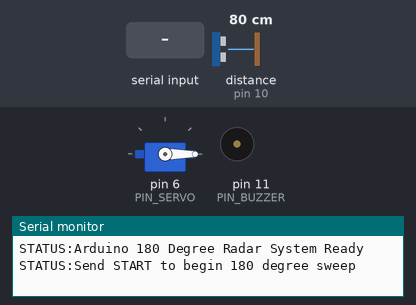
This sketch was run on a simulated Arduino Uno, built with avr-gcc and run on an emulated ATmega328P. Parts: servo, buzzer (waves = sounding), the last lines printed to the serial monitor. The test bench sets the inputs (shaded band); at power-on: distance to the obstacle (sensor on pin 10) 80 cm. The echo pulse lasts 58.3 µs per cm.

Above: at 1.7 s.
1.8 s: "START\n" received over Serial
At 2.27 s:
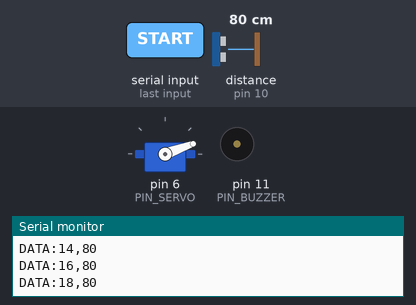
4.8 s: distance to the obstacle (sensor on pin 10) set to 33 cm
7.8 s: distance to the obstacle (sensor on pin 10) set to 29 cm
At 7.95 s:
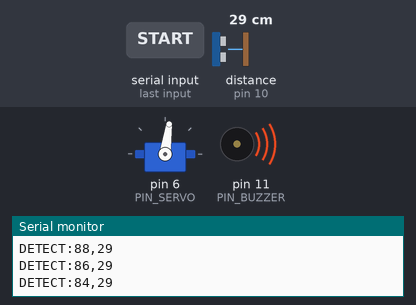
10.8 s: "STOP\n" received over Serial
At 11.5 s:
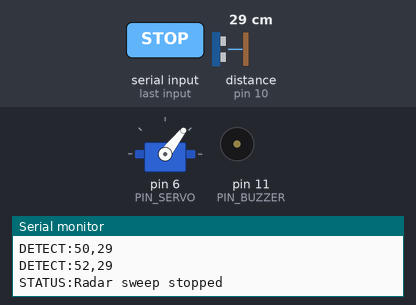
12.3 s: "START\n" received over Serial
At 12.48 s:
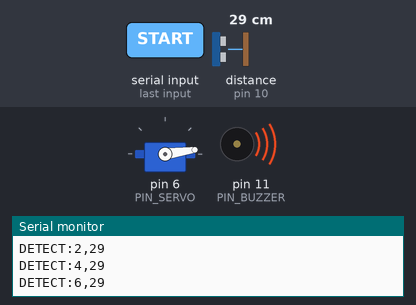
15.3 s: distance to the obstacle (sensor on pin 10) set to 4 cm
Timing chart, 0 to 19.3 s (numbered marks = the images above; inputs shaded):
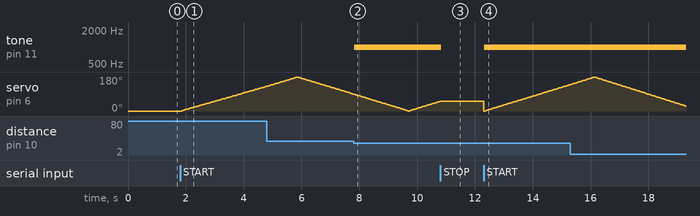

The sketch:

arduino_radar.ino
```cpp
/*
  ═══════════════════════════════════════════════════════════════════════════
   ARDUINO ULTRASONIC RADAR SYSTEM — 180° SWEEP MODE
   Board   : Arduino UNO / Nano
   Sensor  : HC-SR04 Ultrasonic Distance Sensor
   Servo   : SG90 Micro Servo (0° to 180° Sweep)
   Buzzer  : 5V Piezo Buzzer (Passive / Active)
   Baud    : 9600 baud (line-terminated with '\n')
  ═══════════════════════════════════════════════════════════════════════════

   PIN CONFIGURATION:
   ──────────────────
   Standard Pin Assignment (as documented in docs/wiring.md):
     HC-SR04 TRIG   -> Arduino Pin 9   (or Pin 3 if customized)
     HC-SR04 ECHO   -> Arduino Pin 10  (or Pin 5 if customized)
     SG90 Signal    -> Arduino Pin 6   (PWM pin)
     Buzzer (+)     -> Arduino Pin 11  (PWM pin)
     VCC (All)      -> Breadboard 5V Rail
     GND (All)      -> Breadboard GND Rail (Shared Common Ground)
  ═══════════════════════════════════════════════════════════════════════════
*/

#include <Servo.h>

// ─────────────────────────────────────────────────────────────────────────
// PIN DEFINITIONS
// If your hardware uses pins 3 & 5, change PIN_TRIG to 3 and PIN_ECHO to 5:
// ─────────────────────────────────────────────────────────────────────────
const int PIN_TRIG   = 9;   // HC-SR04 Trigger (Default: 9, Alternate: 3)
const int PIN_ECHO   = 10;  // HC-SR04 Echo    (Default: 10, Alternate: 5)
const int PIN_SERVO  = 6;   // SG90 Servo PWM signal pin (D6)
const int PIN_BUZZER = 11;  // Piezo Buzzer positive pin (D11)

// ─────────────────────────────────────────────────────────────────────────
// SWEEP CONFIGURATION (Normal 180 Degree Radar Sweep)
// ─────────────────────────────────────────────────────────────────────────
const long BAUD_RATE          = 9600;   // Baud rate matching dashboard
const int  SERVO_MIN_ANGLE    = 0;      // Degrees: Left boundary (0°)
const int  SERVO_MAX_ANGLE    = 180;    // Degrees: Right boundary (180°)
const int  SERVO_STEP_DEG     = 2;      // Degrees per step (smooth sweep)
const int  SERVO_STEP_DELAY   = 40;     // ms delay per step
const int  SERVO_SETTLE_DELAY = 15;     // ms settle delay before measuring

const unsigned long ECHO_TIMEOUT_US = 30000UL; // ~510 cm max range timeout
const int  OUT_OF_RANGE_CM    = 999;   // Sentinel for out-of-range

int  detectionThreshold = 30;          // Initial detection threshold (cm)
bool buzzerMuted        = false;       // Buzzer state

// Tone settings for passive buzzer
const int BUZZ_FREQ_HZ = 1000;
const int BUZZ_ON_MS   = 80;

// ─────────────────────────────────────────────────────────────────────────
// RUNTIME STATE
// ─────────────────────────────────────────────────────────────────────────
Servo radarServo;
bool scanning       = false;  // Sweep state: controlled by START / STOP commands
int  currentAngle   = 0;      // Current servo angle (0 to 180)
int  sweepDirection = 1;      // +1 = 0° -> 180°, -1 = 180° -> 0°

// Serial Command Buffer
const int CMD_BUF_SIZE = 32;
char cmdBuffer[CMD_BUF_SIZE];
int  cmdIndex = 0;

// Function prototypes
int  measureDistance();
void doSweepStep();
void readSerialCommands();
void processCommand(const char* cmd);

// ─────────────────────────────────────────────────────────────────────────
// setup()
// ─────────────────────────────────────────────────────────────────────────
void setup() {
  Serial.begin(BAUD_RATE);

  // Ultrasonic sensor pins
  pinMode(PIN_TRIG, OUTPUT);
  pinMode(PIN_ECHO, INPUT);
  digitalWrite(PIN_TRIG, LOW);

  // Buzzer pin
  pinMode(PIN_BUZZER, OUTPUT);
  digitalWrite(PIN_BUZZER, LOW);

  // Attach servo and initialize at 0 degrees
  radarServo.attach(PIN_SERVO);
  radarServo.write(0);
  delay(500);

  // Boot status messages
  Serial.println(F("STATUS:Arduino 180 Degree Radar System Ready"));
  Serial.println(F("STATUS:Send START to begin 180 degree sweep"));
}

// ─────────────────────────────────────────────────────────────────────────
// loop()
// ─────────────────────────────────────────────────────────────────────────
void loop() {
  // 1. Process any incoming commands from web dashboard
  readSerialCommands();

  // 2. Perform 180-degree sweep step if scanning is active
  if (scanning) {
    doSweepStep();
  }
}

// ─────────────────────────────────────────────────────────────────────────
// doSweepStep() — Advances servo across 0° to 180° and transmits sensor data
// ─────────────────────────────────────────────────────────────────────────
void doSweepStep() {
  // 1. Move servo to current sweep angle
  radarServo.write(currentAngle);
  delay(SERVO_SETTLE_DELAY);

  // 2. Measure distance with ultrasonic sensor
  int distanceCm = measureDistance();

  // 3. Check if object is within detection threshold
  bool detected = (distanceCm != OUT_OF_RANGE_CM) &&
                  (distanceCm <= detectionThreshold);

  if (detected) {
    // Send DETECT protocol message to dashboard
    Serial.print(F("DETECT:"));
    Serial.print(currentAngle);
    Serial.print(',');
    Serial.println(distanceCm);

    // Sound buzzer alert
    if (!buzzerMuted) {
      tone(PIN_BUZZER, BUZZ_FREQ_HZ, BUZZ_ON_MS);
    }
  } else {
    // Send DATA protocol message to dashboard
    Serial.print(F("DATA:"));
    Serial.print(currentAngle);
    Serial.print(',');
    Serial.println(distanceCm);
  }

  // 4. Advance servo angle
  currentAngle += SERVO_STEP_DEG * sweepDirection;

  // 5. Ping-pong bounce at the 0° and 180° limits
  if (currentAngle >= SERVO_MAX_ANGLE) {
    currentAngle   = SERVO_MAX_ANGLE;
    sweepDirection = -1;  // Reverse towards 0°
  } else if (currentAngle <= SERVO_MIN_ANGLE) {
    currentAngle   = SERVO_MIN_ANGLE;
    sweepDirection = 1;   // Forward towards 180°
  }

  // Delay for remaining step time
  delay(SERVO_STEP_DELAY - SERVO_SETTLE_DELAY);
}

// ─────────────────────────────────────────────────────────────────────────
// measureDistance() — Measures echo return duration and returns cm
// ─────────────────────────────────────────────────────────────────────────
int measureDistance() {
  digitalWrite(PIN_TRIG, LOW);
  delayMicroseconds(2);

  digitalWrite(PIN_TRIG, HIGH);
  delayMicroseconds(10);
  digitalWrite(PIN_TRIG, LOW);

  unsigned long duration = pulseIn(PIN_ECHO, HIGH, ECHO_TIMEOUT_US);

  if (duration == 0) {
    return OUT_OF_RANGE_CM;
  }

  float distance = duration * 0.0343f / 2.0f;

  if (distance < 2.0f || distance > 400.0f) {
    return OUT_OF_RANGE_CM;
  }

  return (int)(distance + 0.5f);
}

// ─────────────────────────────────────────────────────────────────────────
// readSerialCommands() — Non-blocking serial command reader
// ─────────────────────────────────────────────────────────────────────────
void readSerialCommands() {
  while (Serial.available() > 0) {
    char c = Serial.read();

    if (c == '\n' || c == '\r') {
      if (cmdIndex > 0) {
        cmdBuffer[cmdIndex] = '\0';
        processCommand(cmdBuffer);
        cmdIndex = 0;
      }
    } else {
      if (cmdIndex < CMD_BUF_SIZE - 1) {
        cmdBuffer[cmdIndex++] = c;
      } else {
        cmdIndex = 0;
        Serial.println(F("ERROR:Command buffer overflow"));
      }
    }
  }
}

// ─────────────────────────────────────────────────────────────────────────
// processCommand() — Executes commands received from dashboard
// ─────────────────────────────────────────────────────────────────────────
void processCommand(const char* cmd) {
  // START 180-degree sweep
  if (strcmp(cmd, "START") == 0) {
    scanning = true;
    currentAngle = 0;
    sweepDirection = 1;
    Serial.println(F("STATUS:180 degree radar sweep started"));
    return;
  }

  // STOP sweep
  if (strcmp(cmd, "STOP") == 0) {
    scanning = false;
    noTone(PIN_BUZZER);
    digitalWrite(PIN_BUZZER, LOW);
    Serial.println(F("STATUS:Radar sweep stopped"));
    return;
  }

  // MUTE buzzer
  if (strcmp(cmd, "MUTE") == 0) {
    buzzerMuted = true;
    noTone(PIN_BUZZER);
    digitalWrite(PIN_BUZZER, LOW);
    Serial.println(F("STATUS:Buzzer muted"));
    return;
  }

  // UNMUTE buzzer
  if (strcmp(cmd, "UNMUTE") == 0) {
    buzzerMuted = false;
    Serial.println(F("STATUS:Buzzer unmuted"));
    return;
  }

  // THRESHOLD:<cm>
  if (strncmp(cmd, "THRESHOLD:", 10) == 0) {
    int newThreshold = atoi(cmd + 10);

    if (newThreshold >= 5 && newThreshold <= 200) {
      detectionThreshold = newThreshold;
      Serial.print(F("STATUS:Threshold set to "));
      Serial.print(detectionThreshold);
      Serial.println(F(" cm"));
    } else {
      Serial.println(F("ERROR:Threshold out of range (5-200 cm)"));
    }
    return;
  }

  Serial.print(F("ERROR:Unknown command: "));
  Serial.println(cmd);
}
```

Measured:
- the behaviour switches between 31 and 30 cm on distance to the obstacle (sensor on pin 10) (found by bisection; images 1 and 2)
- after the input at 1.8 s, servo on pin 6 (PIN_SERVO): moves from 0° to 130° over 2.9 s, starting after 0.05 s
- after the input at 7.8 s, tone on pin 11 (PIN_BUZZER): silent → 1000 Hz at once
- after the input at 10.8 s, tone on pin 11 (PIN_BUZZER): 1000 Hz → silent at once; servo on pin 6 (PIN_SERVO): stays 52° (without the input it goes to 54° after 0.04 s)
- after the input at 12.3 s, tone on pin 11 (PIN_BUZZER): silent → 1000 Hz at once
